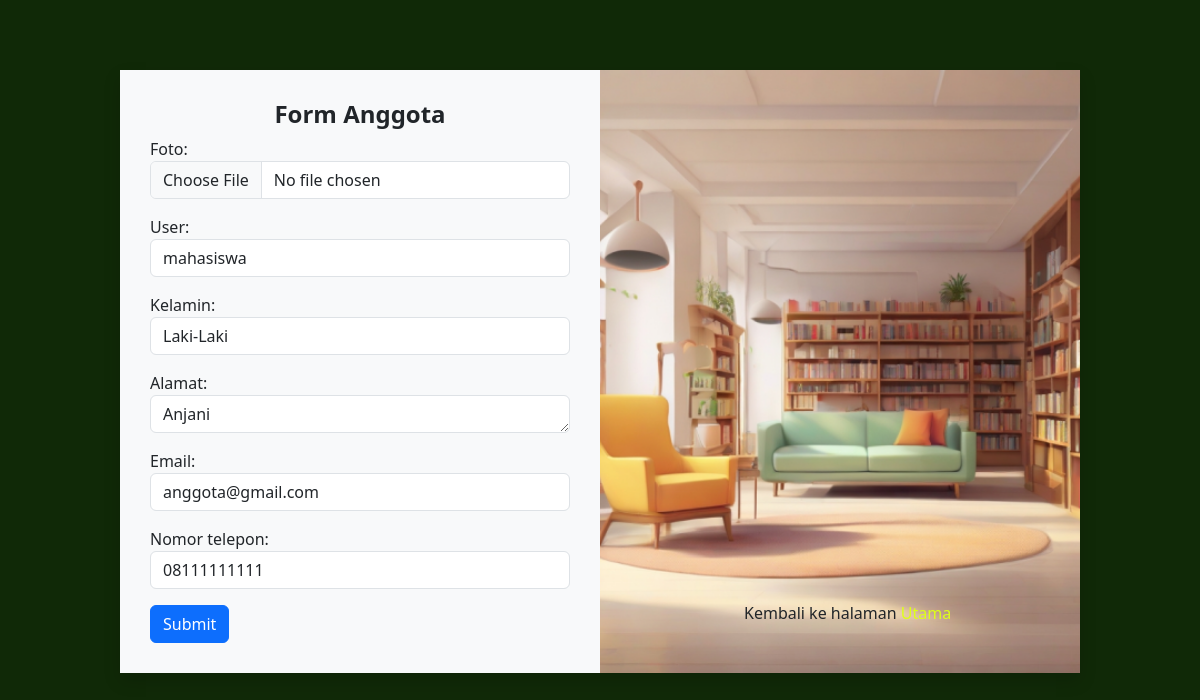
The page /anggota/update/1/ (signed in) on the database its author committed.
### app_perpus/models.py (models this page shows, shortened)
class Anggota(models.Model):
    foto = models.ImageField(upload_to='img', default=False)
    user = models.OneToOneField(User, on_delete=models.CASCADE, related_name='anggota')
    KELAMIN_CHOICES = [
        ('Laki-Laki', 'Laki-Laki'),
        ('Perempuan', 'Perempuan'),
    ]
    kelamin = models.CharField(max_length=10, choices=KELAMIN_CHOICES)
    alamat = models.CharField(max_length=200)
    email = models.CharField(max_length=20, default='anggota@gmail.com')
    nomor_telepon = models.CharField(max_length=20)
    created_at = models.DateTimeField(auto_now_add=True)

### app_perpus/views.py (the view)
# urls.py: path('anggota/update/<int:anggota_id>/', views.update_anggota, name='update_anggota'),
@login_required
def update_anggota(request, anggota_id):
    anggota = get_object_or_404(Anggota, id=anggota_id)
    if request.method == 'POST':
        form = AnggotaForm(request.POST, request.FILES, instance=anggota)
        if form.is_valid():
            form.save()
            return redirect('list_anggota')
    else:
        form = AnggotaForm(instance=anggota)
    return render(request, 'anggota_add.html', {'form': form, 'anggota': anggota})

### app_perpus/forms.py (shortened to what this page needs)
class AnggotaForm(forms.ModelForm):
    class Meta:
        model = Anggota
        fields = "__all__"
        widgets = {
            'foto': forms.FileInput(attrs={'class': 'form-control'}),
            'user': forms.Select(attrs={'class': 'form-control'}),
            'kelamin': forms.Select(attrs={'class': 'form-control'}),
            'alamat': forms.Textarea(attrs={'class': 'form-control','style':'height: 20px;'}),
            'email': forms.TextInput(attrs={'class': 'form-control'}),
            'nomor_telepon': forms.TextInput(attrs={'class': 'form-control'}),
        }

### templates/anggota_add.html (shortened to what this page needs)
{% load static %}
<!doctype html>
<html lang="en">
  <head>
    <link href="https://cdn.jsdelivr.net/npm/bootstrap@5.3.2/dist/css/bootstrap.min.css" rel="stylesheet">
  </head>
  <body style="background-color:  #102907;">
    <div class="container shadow bg-body-tertiary" style=" width: 80%; margin: 70px auto;">
        <div class="row" >
            <div class="col-6" style="padding:30px;">
                <h4 class="text-center fw-bold">Form Anggota</h4>
                <form id="anggotaForm" method="post" enctype="multipart/form-data">
                    {{ form.as_p }}
                    <button type="submit" class="btn btn-primary">Submit</button>
                </form>
            </div>
            <div class="col-6" style="padding: 0; position: relative;">
                <h6 style="position: absolute; bottom: 0; right: 20px; left: 30%; margin-bottom: 50px;">Kembali ke halaman <a href="{% url 'list_anggota' %}" style="text-decoration: none; color: rgb(221, 255, 25);">Utama</a></h6>
              <img src="{% static 'img/bg2.png' %}" style="width: 100%; height: 100%; object-fit: cover;">
            </div>
          </div>
    </div>
  </body>
</html>

### rows shown on the page
Anggota: user "mahasiswa", kelamin "Laki-Laki", alamat "Anjani", email "anggota@gmail.com", nomor_telepon "08111111111"
